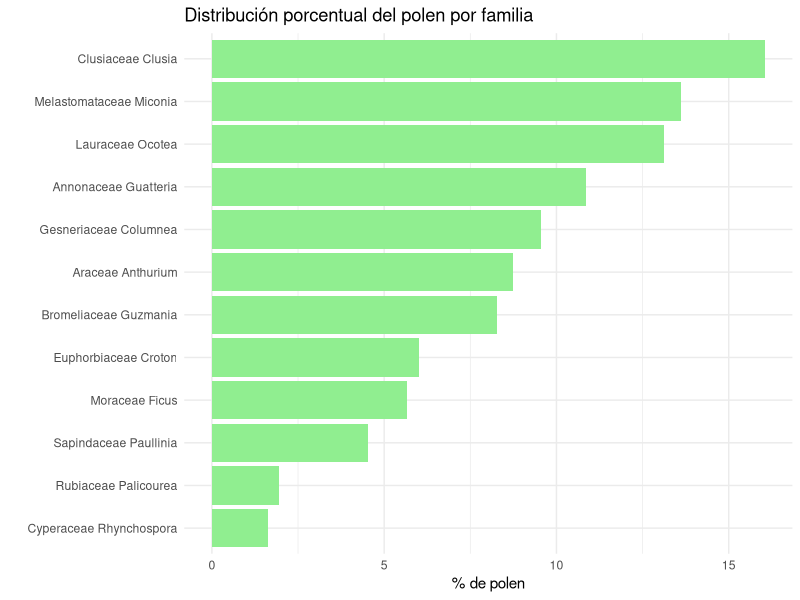

Source code (R):
## ---- chunk 1
library(dplyr)
library(ggplot2)

##Se usará "sample" para generar 12 valores aleatorios entre 1 y 100
Lista <- sample(1:100, size = 12, replace = FALSE)
## ---- chunk 2

datos <- data.frame(
  Familia = c("Melastomataceae Miconia", "Euphorbiaceae Croton", "Annonaceae Guatteria", "Clusiaceae Clusia",
              "Lauraceae Ocotea", "Rubiaceae Palicourea", "Araceae Anthurium", "Sapindaceae Paullinia",
              "Bromeliaceae Guzmania", "Cyperaceae Rhynchospora", "Moraceae Ficus", "Gesneriaceae Columnea"),
Conteo <-Lista
)
datos <- datos %>%
  mutate(Porcentaje = Conteo / sum(Conteo) * 100)

print(datos)

## ---- chunk 3
ggplot(datos, aes(x = reorder(Familia, Porcentaje), y = Porcentaje)) +
  geom_bar(stat = "identity", fill = "lightgreen") +
  coord_flip() +
  labs(title = "Distribución porcentual del polen por familia",
       x = "", y = "% de polen") +
  theme_minimal()

